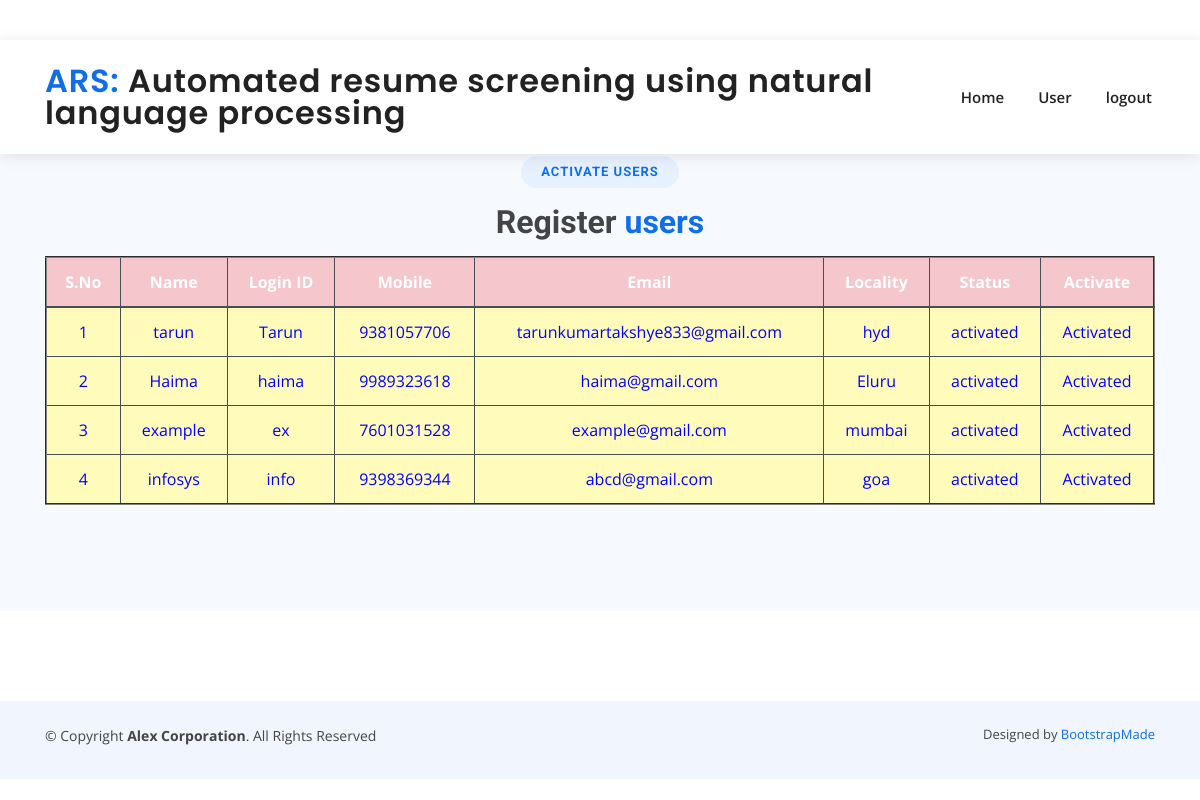
Page /ViewRegisteredUsers/ on the committed database.
### users/models.py (models this page shows, shortened)
class UserRegistrationModel(models.Model):
    name = models.CharField(max_length=100)
    loginid = models.CharField(unique=True, max_length=100)
    password = models.CharField(max_length=100)
    mobile = models.CharField(unique=True, max_length=100)
    email = models.CharField(unique=True, max_length=100)
    locality = models.CharField(max_length=100)
    address = models.CharField(max_length=1000)
    city = models.CharField(max_length=100)
    state = models.CharField(max_length=100)
    status = models.CharField(max_length=100)
    class Meta:
        db_table = 'UserRegistrations'

### admins/views.py (the view)
# urls.py: path("ViewRegisteredUsers/", admins.ViewRegisteredUsers, name="ViewRegisteredUsers"),
def ViewRegisteredUsers(request):
    data = UserRegistrationModel.objects.all()
    return render(request, 'admins/RegisteredUsers.html', {'data': data})

### assets/templates/admins/RegisteredUsers.html
{%extends 'admins/adminbase.html'%}
{%block contents%}
 <div class="section-title">
          <h2>Activate users</h2>
          <h3>Register  <span> users</span></h3>
          <p>
              <table border="2px" class="table table-hover table-dark">
                    <thead>
                    <tr class="table-danger">
                        <th scope="col">S.No</th>
                        <th scope="col">Name</th>
                        <th scope="col">Login ID</th>
                        <th scope="col">Mobile</th>
                        <th scope="col">Email</th>
                        <th scope="col">Locality</th>
                        <th scope="col">Status</th>
                        <th scope="col">Activate</th>
                    </tr>
                    </thead>
                    <tbody>
                    {% for i in data %}
                    <tr scope="row" style="color: BLUE; background-color:#FFFCBB">
                        <td>{{forloop.counter}}</td>
                        <td>{{i.name}}</td>
                        <td>{{i.loginid}}</td>
                        <td>{{i.mobile}}</td>
                        <td>{{i.email}}</td>
                        <td>{{i.locality}}</td>
                        <td>{{i.status}}</td>
                        {% if i.status == 'waiting' %}
                        <td><a class="btn-link" href="/AdminActivaUsers/?uid={{ i.id }}"
                               style="color:DARKBLUE">Activate</a></td>
                        {% else %}
                        <td> Activated</td>
                        {% endif %}
                    </tr>
                    {% endfor %}
                    </tbody>
                </table>
          </p>
        </div>
{%endblock%}

### assets/templates/admins/adminbase.html (shortened to what this page needs)
<!DOCTYPE html>
{%load static%}
<html lang="en">
<head>
  <link href="{%static 'assets/vendor/bootstrap/css/bootstrap.min.css'%}" rel="stylesheet">
  <link href="{%static 'assets/vendor/icofont/icofont.min.css'%}" rel="stylesheet">
  <link href="{%static 'assets/vendor/boxicons/css/boxicons.min.css'%}" rel="stylesheet">
  <link href="{%static 'assets/vendor/owl.carousel/assets/owl.carousel.min.css'%}" rel="stylesheet">
  <link href="{%static 'assets/vendor/venobox/venobox.css'%}" rel="stylesheet">
  <link href="{%static 'assets/vendor/aos/aos.css'%}" rel="stylesheet">
  <link href="{%static 'assets/css/style.css'%}" rel="stylesheet">
</head>
<body>
 <header id="header" class="fixed-top">
    <div class="container d-flex align-items-center">
        <h1 class="logo mr-auto"><a href="{%url 'index'%}"><span>ARS:</span> Automated resume screening using natural language processing</a></h1>
      <nav class="nav-menu d-none d-lg-block">
        <ul>
          <li><a href="{%url 'AdminHome'%}">Home</a></li>
          <li><a href="{%url 'ViewRegisteredUsers'%}">User</a></li>
          <li><a href="{%url 'logout'%}">logout</a></li>
        </ul>
      </nav>
    </div>
  </header>
  <main id="main">
<br/><br/><br/><br/>
    <section id="about" class="about section-bg">
      <div class="container" data-aos="fade-up">
       {%block contents%}
       {%endblock%}
      </div>
    </section>
     </main>
  <footer id="footer">
    <div class="footer-top">
    </div>
    <div class="container py-4">
      <div class="copyright">
        &copy; Copyright <strong><span>Alex Corporation</span></strong>. All Rights Reserved
      </div>
      <div class="credits">
        Designed by <a href="https://bootstrapmade.com/">BootstrapMade</a>
      </div>
    </div>
  </footer>
</body>
</html>

### assets/static/assets/css/style.css (style rules this page uses)
body { font-family: "Open Sans", sans-serif; color: #444444; }
a { color: #106eea; }
h1, h2, h3, h4, h5, h6 { font-family: "Roboto", sans-serif; }
#header { background: #fff; transition: all 0.5s; z-index: 997; padding: 25px 0; top: 40px; box-shadow: 0px 2px 15px rgba(0, 0, 0, 0.1); }
#header .logo { font-size: 32px; margin: 0; padding: 0; line-height: 1; font-weight: 600; letter-spacing: 0.8px; font-family: "Poppins", sans-serif; }
#header .logo a { color: #222222; }
#header .logo a span { color: #106eea; }
.nav-menu ul { margin: 0; padding: 0; list-style: none; }
.nav-menu > ul { display: flex; }
.nav-menu > ul > li { position: relative; white-space: nowrap; padding: 10px 0 10px 28px; }
.nav-menu a { display: block; position: relative; color: #222222; transition: 0.3s; font-size: 15px; font-weight: 600; padding: 0 3px; font-family: "Open Sans", sans-serif; }
.nav-menu > ul > li > a:before { content: ""; position: absolute; width: 100%; height: 2px; bottom: -5px; left: 0; background-color: #106eea; visibility: hidden; width: 0px; transition: all 0.3s ease-in-out 0s; }
.mobile-nav { position: fixed; top: 55px; right: 15px; bottom: 15px; left: 15px; z-index: 9999; overflow-y: auto; background: #fff; transition: ease-in-out 0.2s; opacity: 0; visibility: hidden; border-radius: 10px; padding: 10px 0; }
.mobile-nav * { margin: 0; padding: 0; list-style: none; }
.mobile-nav a { display: block; position: relative; color: #222222; padding: 10px 20px; font-weight: 500; outline: none; }
section { padding: 60px 0; overflow: hidden; }
.section-bg { background-color: #f6f9fe; }
.section-title { text-align: center; padding-bottom: 30px; }
.section-title h2 { font-size: 13px; letter-spacing: 1px; font-weight: 700; padding: 8px 20px; margin: 0; background: #e7f1fd; color: #106eea; display: inline-block; text-transform: uppercase; border-radius: 50px; }
.section-title h3 { margin: 15px 0 0 0; font-size: 32px; font-weight: 700; }
.section-title h3 span { color: #106eea; }
.section-title p { margin: 15px auto 0 auto; font-weight: 600; }
@media (min-width: 1024px) { .section-title p { width: 50%; } }
#footer { background: #fff; padding: 0 0 30px 0; color: #444444; font-size: 14px; background: #f1f6fe; }
#footer .footer-top { padding: 60px 0 30px 0; background: #fff; }
#footer .copyright { text-align: center; float: left; }
#footer .credits { float: right; text-align: center; font-size: 13px; color: #444444; }

### rows in the picture
UserRegistrationModel: name "tarun", loginid "Tarun", mobile "9381057706", email "tarunkumartakshye833@gmail.com", locality "hyd", status "activated", shows "Activated"
UserRegistrationModel: name "Haima", loginid "haima", mobile "9989323618", email "haima@gmail.com", locality "Eluru", status "activated", shows "Activated"
UserRegistrationModel: name "example", loginid "ex", mobile "7601031528", email "example@gmail.com", locality "mumbai", status "activated", shows "Activated"
UserRegistrationModel: name "infosys", loginid "info", mobile "9398369344", email "abcd@gmail.com", locality "goa", status "activated", shows "Activated"
